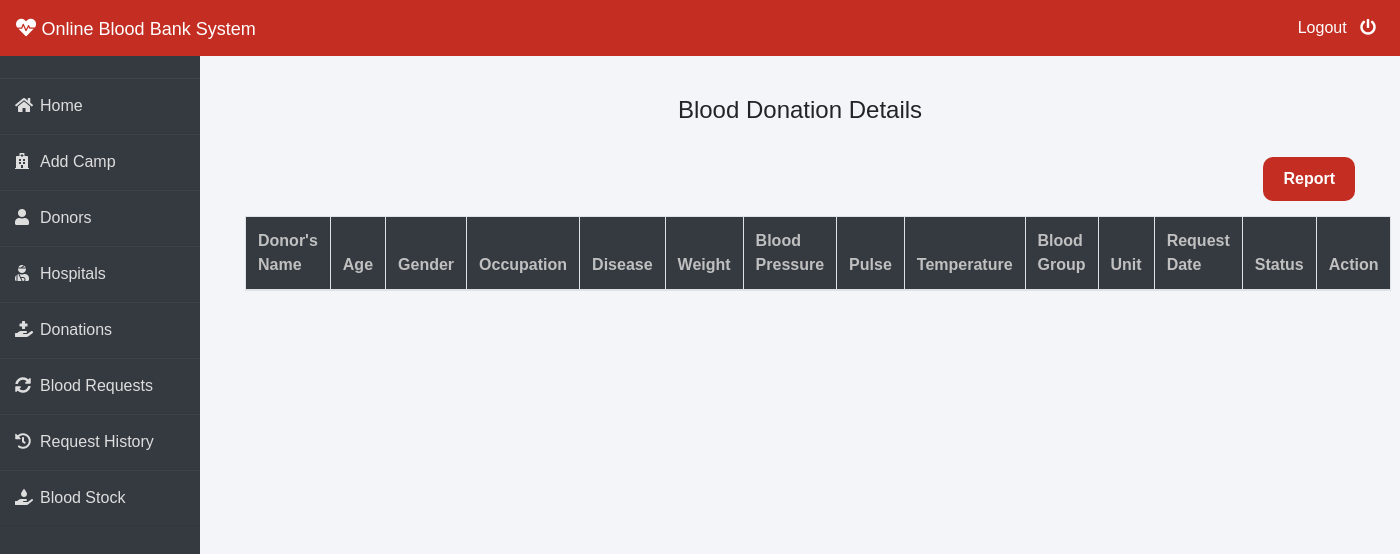
Before: /admin-donation (signed in) with the older database file.
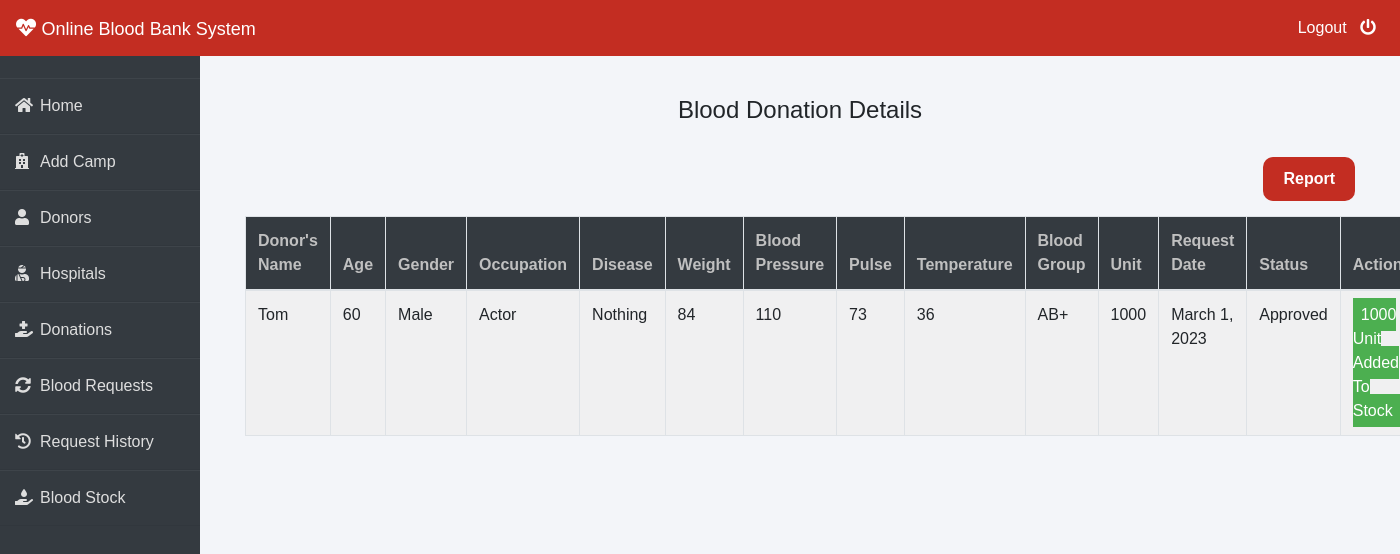
After: the same page with the newer database file.
### donor/models.py (models this page shows, shortened)
class BloodDonate(models.Model):
    donor=models.ForeignKey(Donor,on_delete=models.CASCADE)
    disease=models.CharField(max_length=100,default="Nothing")
    age=models.PositiveIntegerField()
    gender=models.CharField(max_length=10)
    occupation=models.CharField(max_length=20)
    weight=models.CharField(max_length=10)
    bloodpressure=models.CharField(max_length=10)
    pulse=models.CharField(max_length=10)
    temperature=models.CharField(max_length=10)
    bloodgroup=models.CharField(max_length=10)
    unit=models.PositiveIntegerField(default=0)
    status=models.CharField(max_length=20,default="Pending")
    date=models.DateField(auto_now=True)

class Donor(models.Model):
    user=models.OneToOneField(User,on_delete=models.CASCADE)
    profile_pic= models.ImageField(upload_to='profile_pic/Donor/',null=True,blank=True)
    email=models.CharField(max_length=40)
    address = models.CharField(max_length=40)
    mobile = models.CharField(max_length=20,null=False)
    def __str__(self):
        return self.user.first_name

### blood/views.py (the view)
# urls.py: path('admin-donation', views.admin_donation_view,name='admin-donation'),
@login_required(login_url='adminlogin')
def admin_donation_view(request):
    donations = dmodels.BloodDonate.objects.all()
    return render(request, 'blood/admin_donation.html', {'donations': donations})

### templates/blood/admin_donation.html (shortened to what this page needs)
{% extends 'blood/adminbase.html' %}
{% block content %}
{% load widget_tweaks %}
{%load static%}
<head>
   </head>
<br><br>
<div class="container">
    <H4 class="text-center">Blood Donation Details</H4><br>
    <a href="{% url 'blood_donation_detail_report' %}" id="admin_donation_report">Report</a>
    <table class="table table-light table-hover table-bordered table-striped" style="margin-top: 15px;">
        <thead class="bg-dark">
            <tr>
                <th scope="col" style="color: rgb(192, 192, 192);">Donor's Name</th>
                <th scope="col" style="color: rgb(192, 192, 192);">Age</th>
                <th scope="col" style="color: rgb(192, 192, 192);">Gender</th>
                <th scope="col" style="color: rgb(192, 192, 192);">Occupation</th>
                <th scope="col" style="color: rgb(192, 192, 192);">Disease</th>
                <th scope="col" style="color: rgb(192, 192, 192);">Weight</th>
                <th scope="col" style="color: rgb(192, 192, 192);">Blood Pressure</th>
                <th scope="col" style="color: rgb(192, 192, 192);">Pulse</th>
                <th scope="col" style="color: rgb(192, 192, 192);">Temperature</th>
                <th scope="col" style="color: rgb(192, 192, 192);">Blood Group</th>
                <th scope="col" style="color: rgb(192, 192, 192);">Unit</th>
                <th scope="col" style="color: rgb(192, 192, 192);">Request Date</th>
                <th scope="col" style="color: rgb(192, 192, 192);">Status</th>
                <th style="color: rgb(192, 192, 192);">Action</th>
            </tr>
        </thead>
        <tbody>
            {% for t in donations %}
            <tr>
                <td> {{t.donor}}</td>
                <td> {{t.age}}</td>
                <td> {{t.gender}}</td>
                <td> {{t.occupation}}</td>
                <td> {{t.disease}}</td>
                <td> {{t.weight}}</td>
                <td> {{t.bloodpressure}}</td>
                <td> {{t.pulse}}</td>
                <td> {{t.temperature}}</td>
                <td>{{t.bloodgroup}}</td>
                <td>{{t.unit}}</td>
                <td>{{t.date}}</td>
                <td>{{t.status}}</td>
                {% if t.status == 'Pending' %}
                <td>
                    <button class="btn btn-success btn-sm"><a  style="text-decoration: none;color: white;" href="{% url 'approve-donation' t.id  %}"><i class="fa fa-check"></i> Approve</a> </button>
                    <button class="btn btn-danger btn-sm"><a  style="text-decoration: none;color: white;" href="{% url 'reject-donation' t.id  %}"><i class="fa fa-times"></i> Reject</a> </button>
                </td>
                {% elif  t.status == 'Approved' %}
                <td><span class="label success">{{t.unit}} Unit Added To Stock</span></td>
                {% else %}
                <td><span class="label danger">0 Unit Added To Stock</span></td>
                {% endif %}
            </tr>
            {% endfor %}
        </tbody>
    </table>
</div>
{% endblock content %}

Changed rows visible on the page:
added BloodDonate: donor "Tom", age "60", gender "Male", occupation "Actor", disease "Nothing", weight "84", bloodpressure "110", pulse "73", temperature "36", bloodgroup "AB+", unit "1000", date "March 1, 2023", status "Approved"
